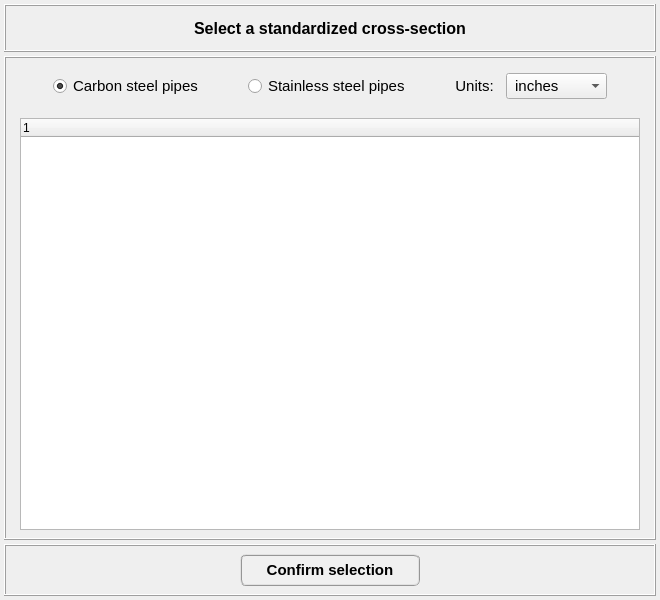
<?xml version="1.0" encoding="UTF-8"?>
<ui version="4.0">
 <class>Dialog</class>
 <widget class="QDialog" name="Dialog">
  <property name="geometry">
   <rect>
    <x>0</x>
    <y>0</y>
    <width>660</width>
    <height>600</height>
   </rect>
  </property>
  <property name="minimumSize">
   <size>
    <width>660</width>
    <height>550</height>
   </size>
  </property>
  <property name="maximumSize">
   <size>
    <width>660</width>
    <height>600</height>
   </size>
  </property>
  <property name="windowTitle">
   <string>Standardized cross-sections</string>
  </property>
  <layout class="QGridLayout" name="gridLayout">
   <property name="leftMargin">
    <number>4</number>
   </property>
   <property name="topMargin">
    <number>4</number>
   </property>
   <property name="rightMargin">
    <number>4</number>
   </property>
   <property name="bottomMargin">
    <number>4</number>
   </property>
   <property name="spacing">
    <number>4</number>
   </property>
   <item row="2" column="0">
    <widget class="QFrame" name="frame">
     <property name="enabled">
      <bool>true</bool>
     </property>
     <property name="minimumSize">
      <size>
       <width>0</width>
       <height>52</height>
      </size>
     </property>
     <property name="maximumSize">
      <size>
       <width>16777215</width>
       <height>52</height>
      </size>
     </property>
     <property name="frameShape">
      <enum>QFrame::Box</enum>
     </property>
     <property name="frameShadow">
      <enum>QFrame::Raised</enum>
     </property>
     <layout class="QGridLayout" name="gridLayout_2">
      <property name="leftMargin">
       <number>0</number>
      </property>
      <property name="topMargin">
       <number>0</number>
      </property>
      <property name="rightMargin">
       <number>0</number>
      </property>
      <property name="bottomMargin">
       <number>0</number>
      </property>
      <property name="spacing">
       <number>0</number>
      </property>
      <item row="0" column="0">
       <widget class="QPushButton" name="pushButton_confirm_selection">
        <property name="enabled">
         <bool>true</bool>
        </property>
        <property name="minimumSize">
         <size>
          <width>180</width>
          <height>32</height>
         </size>
        </property>
        <property name="maximumSize">
         <size>
          <width>180</width>
          <height>32</height>
         </size>
        </property>
        <property name="font">
         <font>
          <family>MS Shell Dlg 2</family>
          <pointsize>11</pointsize>
          <weight>75</weight>
          <italic>false</italic>
          <bold>true</bold>
         </font>
        </property>
        <property name="styleSheet">
         <string notr="true">QPushButton{border-radius: 6px; border-color: rgb(150, 150, 150); border-style: ridge; border-width: 2px; color: rgb(0, 0, 0); background-color: rgb(240, 240, 240); font: 75 bold 11pt &quot;MS Shell Dlg 2&quot;}
QPushButton:hover{border-radius: 6px; border-color: rgb(0, 170, 255); border-style: ridge; border-width: 2px; color: rgb(0, 0, 0); background-color: rgba(174, 213, 255, 100); font: 75 bold 11pt &quot;MS Shell Dlg 2&quot;}
QPushButton:pressed{border-radius: 6px; border-color: rgb(0, 170, 255); border-style: ridge; border-width: 3px; color: rgb(0, 0, 0); background-color: rgb(174, 213, 255); font: 75 bold 11pt &quot;MS Shell Dlg 2&quot;}
QPushButton:disabled{border-radius: 6px; border-color: rgb(150, 150, 150); border-style: ridge; border-width: 3px; color: rgb(100,100, 100); background-color: rgb(200, 200, 200); font: 75 bold 11pt &quot;MS Shell Dlg 2&quot;}</string>
        </property>
        <property name="text">
         <string>Confirm selection</string>
        </property>
       </widget>
      </item>
     </layout>
    </widget>
   </item>
   <item row="1" column="0">
    <widget class="QFrame" name="frame">
     <property name="frameShape">
      <enum>QFrame::Box</enum>
     </property>
     <property name="frameShadow">
      <enum>QFrame::Raised</enum>
     </property>
     <layout class="QGridLayout" name="gridLayout_5">
      <property name="leftMargin">
       <number>4</number>
      </property>
      <property name="topMargin">
       <number>4</number>
      </property>
      <property name="rightMargin">
       <number>4</number>
      </property>
      <property name="bottomMargin">
       <number>4</number>
      </property>
      <property name="spacing">
       <number>4</number>
      </property>
      <item row="0" column="0">
       <widget class="QFrame" name="frame_3">
        <property name="minimumSize">
         <size>
          <width>0</width>
          <height>48</height>
         </size>
        </property>
        <property name="maximumSize">
         <size>
          <width>16777215</width>
          <height>48</height>
         </size>
        </property>
        <property name="frameShape">
         <enum>QFrame::NoFrame</enum>
        </property>
        <property name="frameShadow">
         <enum>QFrame::Raised</enum>
        </property>
        <layout class="QGridLayout" name="gridLayout_4">
         <property name="leftMargin">
          <number>2</number>
         </property>
         <property name="topMargin">
          <number>2</number>
         </property>
         <property name="rightMargin">
          <number>2</number>
         </property>
         <property name="bottomMargin">
          <number>2</number>
         </property>
         <property name="spacing">
          <number>4</number>
         </property>
         <item row="0" column="2">
          <widget class="QFrame" name="frame_7">
           <property name="frameShape">
            <enum>QFrame::NoFrame</enum>
           </property>
           <property name="frameShadow">
            <enum>QFrame::Raised</enum>
           </property>
          </widget>
         </item>
         <item row="0" column="0">
          <widget class="QFrame" name="frame_5">
           <property name="frameShape">
            <enum>QFrame::NoFrame</enum>
           </property>
           <property name="frameShadow">
            <enum>QFrame::Raised</enum>
           </property>
          </widget>
         </item>
         <item row="0" column="1">
          <widget class="QRadioButton" name="radioButton_carbon_steel">
           <property name="font">
            <font>
             <pointsize>11</pointsize>
            </font>
           </property>
           <property name="text">
            <string>Carbon steel pipes</string>
           </property>
           <property name="checked">
            <bool>true</bool>
           </property>
          </widget>
         </item>
         <item row="0" column="3">
          <widget class="QRadioButton" name="radioButton_stainless_steel">
           <property name="font">
            <font>
             <pointsize>11</pointsize>
            </font>
           </property>
           <property name="text">
            <string>Stainless steel pipes</string>
           </property>
          </widget>
         </item>
         <item row="0" column="4">
          <widget class="QFrame" name="frame_6">
           <property name="frameShape">
            <enum>QFrame::NoFrame</enum>
           </property>
           <property name="frameShadow">
            <enum>QFrame::Raised</enum>
           </property>
          </widget>
         </item>
         <item row="0" column="6">
          <widget class="QComboBox" name="comboBox_units">
           <property name="font">
            <font>
             <pointsize>11</pointsize>
            </font>
           </property>
           <item>
            <property name="text">
             <string> inches</string>
            </property>
           </item>
           <item>
            <property name="text">
             <string> milimeters</string>
            </property>
           </item>
          </widget>
         </item>
         <item row="0" column="5">
          <widget class="QLabel" name="label">
           <property name="font">
            <font>
             <pointsize>11</pointsize>
            </font>
           </property>
           <property name="text">
            <string>Units:  </string>
           </property>
           <property name="alignment">
            <set>Qt::AlignRight|Qt::AlignTrailing|Qt::AlignVCenter</set>
           </property>
          </widget>
         </item>
         <item row="0" column="7">
          <widget class="QFrame" name="frame_8">
           <property name="frameShape">
            <enum>QFrame::NoFrame</enum>
           </property>
           <property name="frameShadow">
            <enum>QFrame::Raised</enum>
           </property>
          </widget>
         </item>
        </layout>
       </widget>
      </item>
      <item row="1" column="0">
       <widget class="QFrame" name="frame_4">
        <property name="frameShape">
         <enum>QFrame::NoFrame</enum>
        </property>
        <property name="frameShadow">
         <enum>QFrame::Raised</enum>
        </property>
        <layout class="QGridLayout" name="gridLayout_6">
         <property name="leftMargin">
          <number>4</number>
         </property>
         <property name="topMargin">
          <number>4</number>
         </property>
         <property name="rightMargin">
          <number>4</number>
         </property>
         <property name="bottomMargin">
          <number>4</number>
         </property>
         <property name="spacing">
          <number>4</number>
         </property>
         <item row="0" column="0">
          <widget class="QTreeWidget" name="treeWidget_section_data">
           <property name="minimumSize">
            <size>
             <width>500</width>
             <height>0</height>
            </size>
           </property>
           <property name="maximumSize">
            <size>
             <width>620</width>
             <height>420</height>
            </size>
           </property>
           <property name="indentation">
            <number>0</number>
           </property>
           <column>
            <property name="text">
             <string notr="true">1</string>
            </property>
           </column>
          </widget>
         </item>
        </layout>
       </widget>
      </item>
     </layout>
    </widget>
   </item>
   <item row="0" column="0">
    <widget class="QFrame" name="frame_2">
     <property name="minimumSize">
      <size>
       <width>0</width>
       <height>48</height>
      </size>
     </property>
     <property name="maximumSize">
      <size>
       <width>16777215</width>
       <height>48</height>
      </size>
     </property>
     <property name="frameShape">
      <enum>QFrame::Box</enum>
     </property>
     <property name="frameShadow">
      <enum>QFrame::Raised</enum>
     </property>
     <layout class="QGridLayout" name="gridLayout_3">
      <property name="leftMargin">
       <number>2</number>
      </property>
      <property name="topMargin">
       <number>2</number>
      </property>
      <property name="rightMargin">
       <number>2</number>
      </property>
      <property name="bottomMargin">
       <number>2</number>
      </property>
      <property name="spacing">
       <number>2</number>
      </property>
      <item row="0" column="0">
       <widget class="QLabel" name="label_title">
        <property name="font">
         <font>
          <family>MS Shell Dlg 2</family>
          <pointsize>12</pointsize>
          <weight>75</weight>
          <italic>false</italic>
          <bold>true</bold>
         </font>
        </property>
        <property name="text">
         <string>Select a standardized cross-section</string>
        </property>
        <property name="textFormat">
         <enum>Qt::AutoText</enum>
        </property>
        <property name="alignment">
         <set>Qt::AlignCenter</set>
        </property>
       </widget>
      </item>
     </layout>
    </widget>
   </item>
  </layout>
 </widget>
 <resources/>
 <connections/>
</ui>
